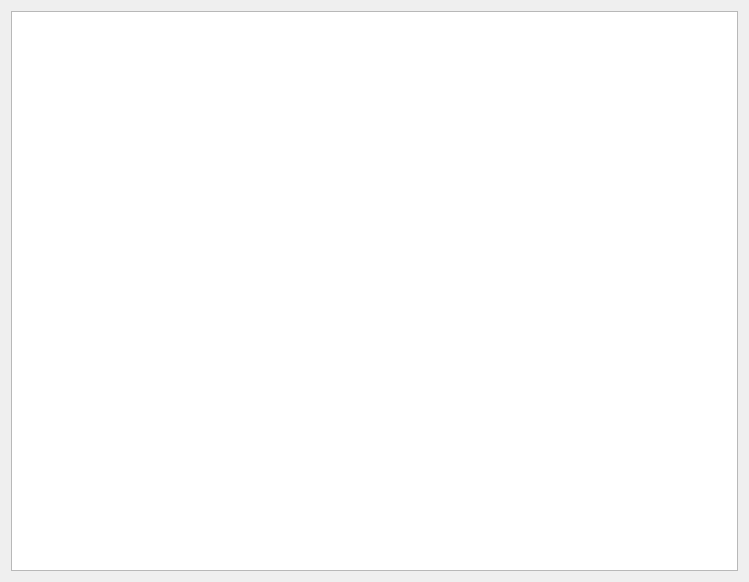
<?xml version="1.0" encoding="UTF-8"?>
<ui version="4.0">
 <class>ChannelListWidget</class>
 <widget class="QWidget" name="ChannelListWidget">
  <property name="geometry">
   <rect>
    <x>0</x>
    <y>0</y>
    <width>749</width>
    <height>582</height>
   </rect>
  </property>
  <property name="windowTitle">
   <string>Form</string>
  </property>
  <layout class="QVBoxLayout" name="verticalLayout">
   <item>
    <widget class="ChannelListView" name="channelListView"/>
   </item>
  </layout>
 </widget>
 <customwidgets>
  <customwidget>
   <class>ChannelListView</class>
   <extends>QTreeView</extends>
   <header>channellistview.h</header>
  </customwidget>
 </customwidgets>
 <resources/>
 <connections/>
</ui>
